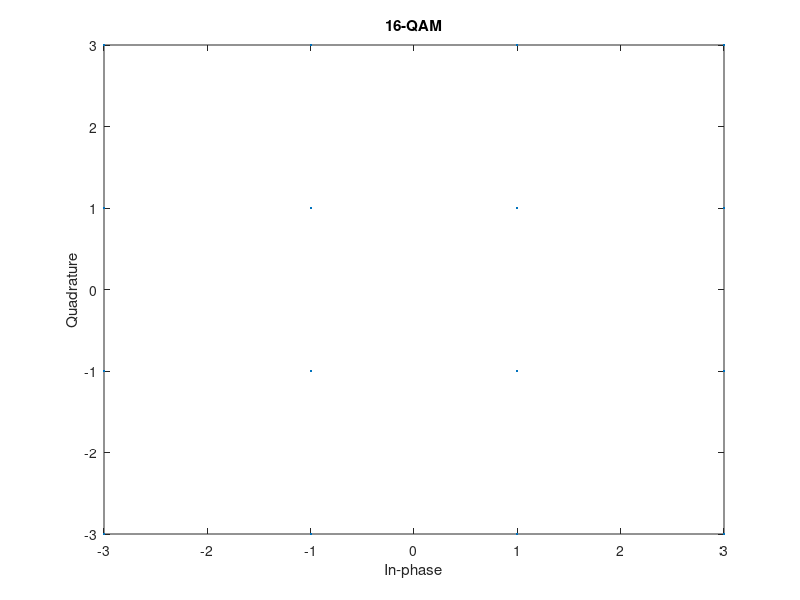

Write MATLAB code to recreate this figure. (Note: this script raises an error after producing the figure.)
%% modulate data using QAM and display results in a scatter plot
k = 4;                          % number of bits
M = 2^k;                        % order of QAM -> 16QAM
x = (0:M-1)';                   % input data
y = qammod(x, M);
scatterplot(y)
title('16-QAM')

%% normalize QAM signal by average power
k = 5;
M = 2^k;
x = randi([0 M-1], 1000, 1);    % 1000 random integers
y = qammod(x, M, 'UnitAveragePower', true);
avgPower = mean(abs(y).^2);
scatterplot(y)
title('64-QAM, Average Power = 1 W')

%% binary ordering
M = 16;
d = (0:M-1);
symorder = 'bin';
qammod(d, M, 'PlotConstellation', true);
qammod(d, M, symorder, 'PlotConstellation', true);

%% bit as inputs
k = 6;
M = 2^k;
d = (0:M-1);
y = transpose(de2bi(d, k));
symorder = 'bin';
xmap = qammod(y, M, symorder, ...
    'InputType', 'bit', ...
    'PlotConstellation', true);

%% noisy channel 
k = 5;
M = 2^k;
% generate binary data sequence
% the number of rows, N, in the input must be an integer multiple of
% the number of bits per symbol, k
x = randi([0 1], 1000*k, 1);
% modulate the signal using bit inputs, set it to have unit average power
tx = qammod(x, M, 'InputType', 'bit', ...
    'UnitAveragePower', true);
% pass the signal through a noisy channel
rx = awgn(tx, 25);
% plot the constellation diagram
cd = comm.ConstellationDiagram( ...
    'ShowReferenceConstellation', false);
cd(rx)

%% demodulation
% set the modulation order as 64, and determine the number of bits/symbol
M = 64;
k = log2(M);
% generate a sequence of random bits considering the number of bits/symbol
x = randi([0 1], 10*k, 1);
% modulate the input data using a binary symbol mapping and
% set the modulator to output fixed-point data;
% the numeric data type is signed with a 16-bit word length and
% a 10-bit fraction length
y = qammod(x, M, 'bin', ...
    'InputType', 'bit', ...
    'OutputDataType', numerictype(1,16,10));
% demodulate the modulated signal
z = qamdemod(y, M, 'bin', 'OutputType', 'bit');
s = isequal(x, boolean(z))